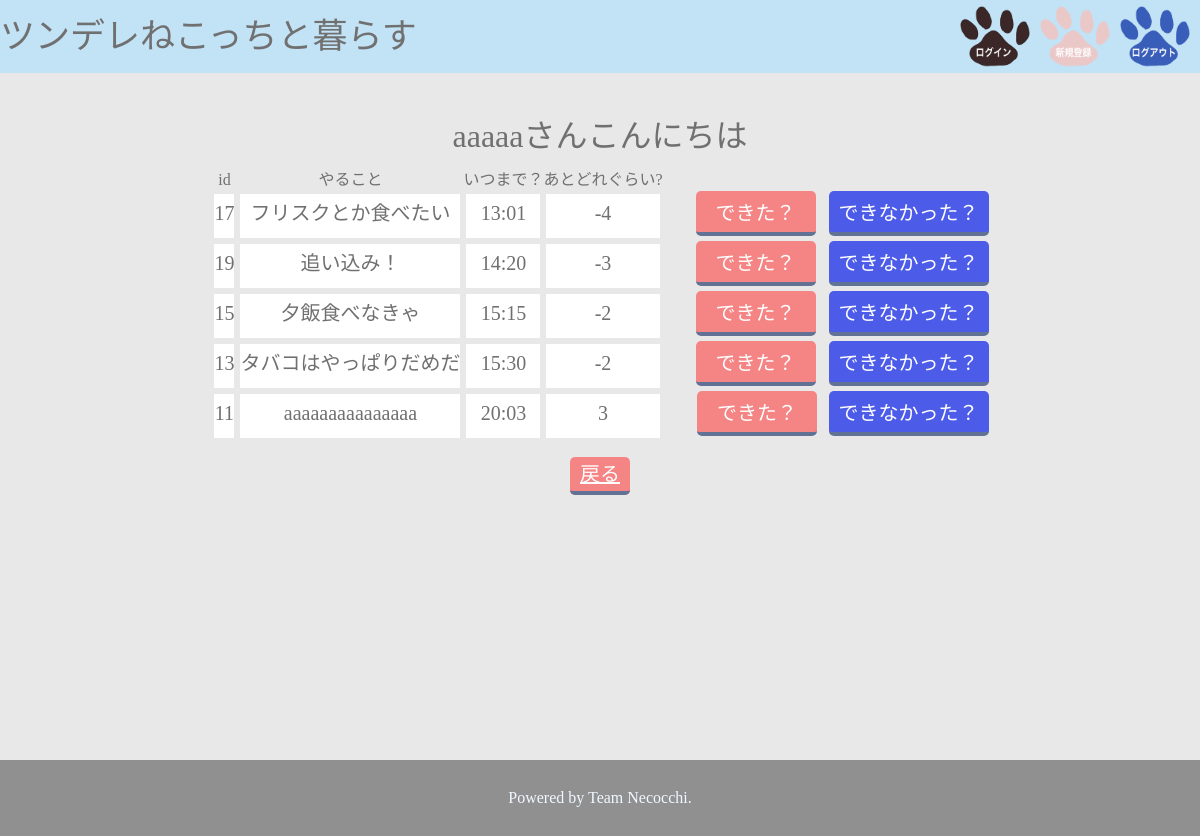
Before: /hearing (signed in) with the older database file.
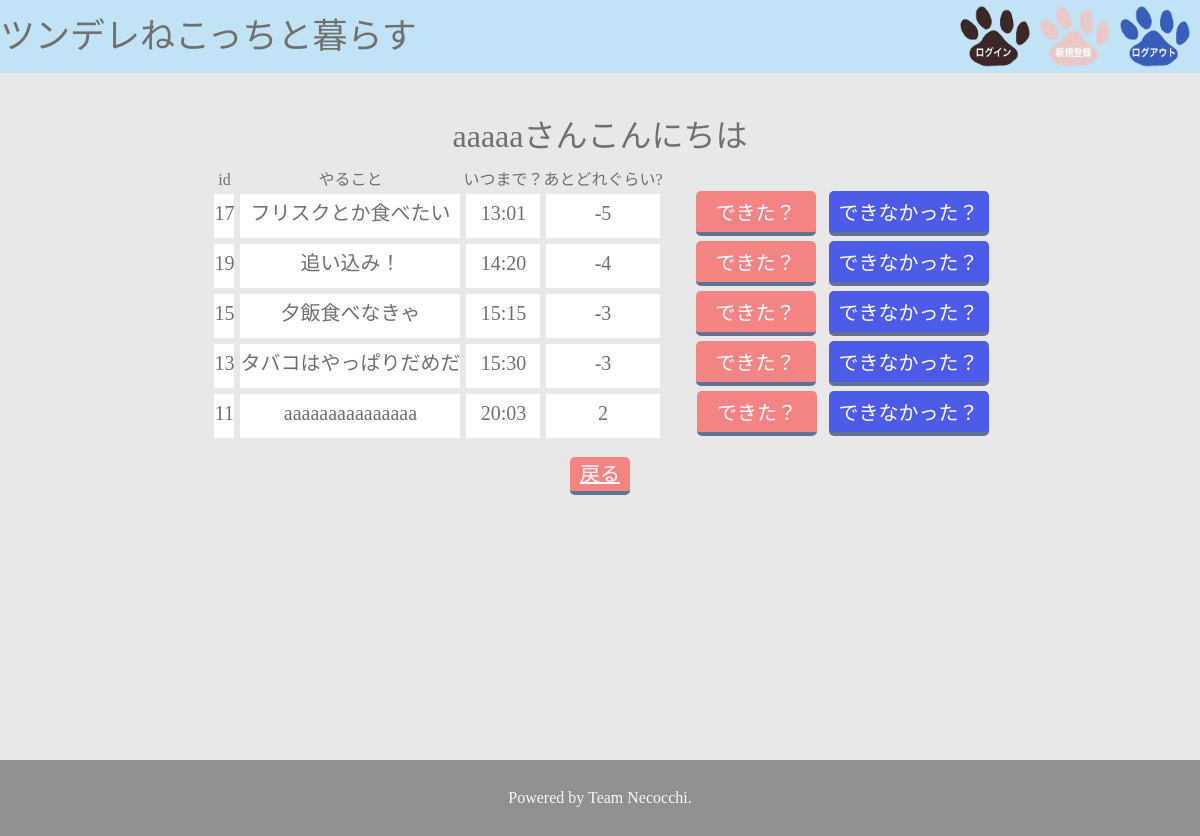
After: the same page with the newer database file.
### tables this page shows
CREATE TABLE "task" (
	"id"	INTEGER,
	"task"	TEXT,
	"time"	INTEGER,
	"user_id"	INTEGER,
	"now_time"	INTEGER,
	"left_time"	INTEGER,
	PRIMARY KEY("id" AUTOINCREMENT)
);

### necocchi.py (the view)
@app.route('/hearing')
def hearing():
    if 'user_id' in session:
        user_id = session['user_id']
        conn = sqlite3.connect('necocchi.db')
        c = conn.cursor()
        c.execute("SELECT name from users where id = ?", (user_id,))
        user_name = c.fetchone()[0]
        c.execute(
            "SELECT id, task, time, left_time FROM task where user_id = ? ORDER BY time ASC", (user_id,))
        hearinglist = []
        for row in c.fetchall():
            hearinglist.append(
                {"id": row[0], "task": row[1], "time": row[2], "left_time": row[3]})
        c.close
        print(hearinglist)
        return render_template('hearing.html', html_hearinglist=hearinglist, user_name=user_name)
    else:
        return redirect('/login')

### templates/hearing.html (shortened to what this page needs)
<!DOCTYPE html>
{% extends 'base.html' %}
{% block content %}
<p class ="user_name">{{user_name}}さんこんにちは</p>
<table class="todo" border ="1">
    <td>id</td>
    <td>やること</td>
    <td>いつまで？</td>
    <td>あとどれぐらい?</td>
{% for item in html_hearinglist %}
<tr>
    <td class="td">{{item["id"]}}</td>
    <td class="td">{{item["task"]}}</td>
    <td class="td">{{item["time"]}}</td>
    <td class="td">{{item["left_time"]}}</td>
    <td><button class="dere botan botan_position">できた？</button></td>
    <td><button class="tun botan b_color dekinai">できなかった？</button></td>
</tr>
{% endfor %}
</table>
<div class="listbtn">
    <a href="/list" class="botan">戻る</a>
</div>
{% endblock %}

Changed rows visible on the page:
changed task "フリスクとか食べたい": left_time "-4" → "-5"
changed task "追い込み！": left_time "-3" → "-4"
changed task "夕飯食べなきゃ": left_time "-2" → "-3"
changed task "タバコはやっぱりだめだ": left_time "-2" → "-3"
changed task "aaaaaaaaaaaaaaa": left_time "3" → "2"
